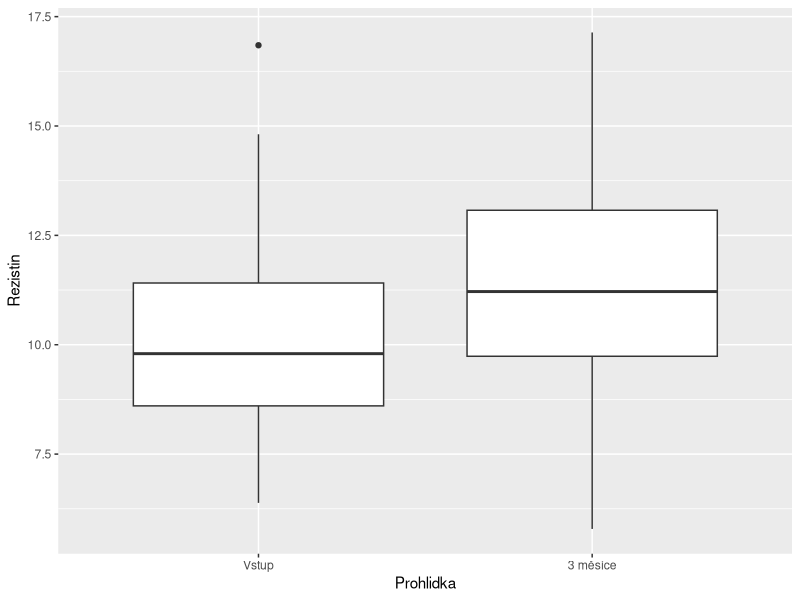
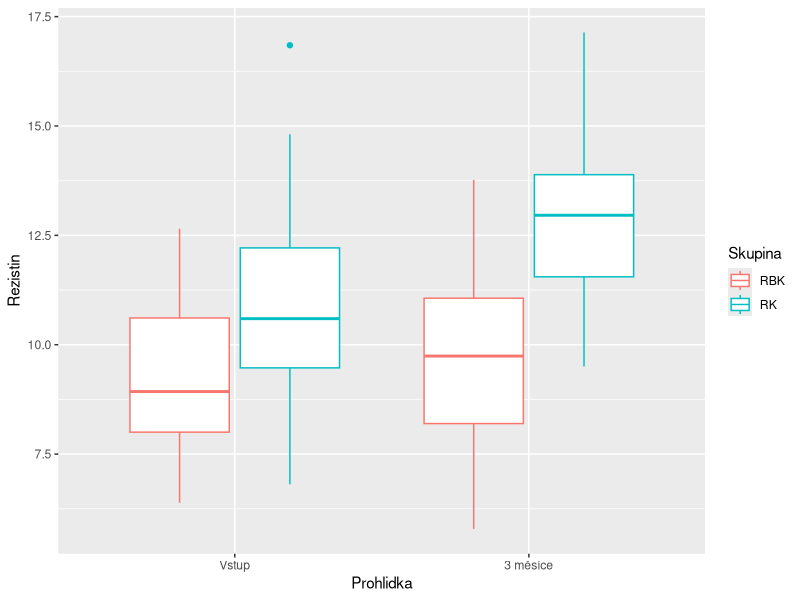
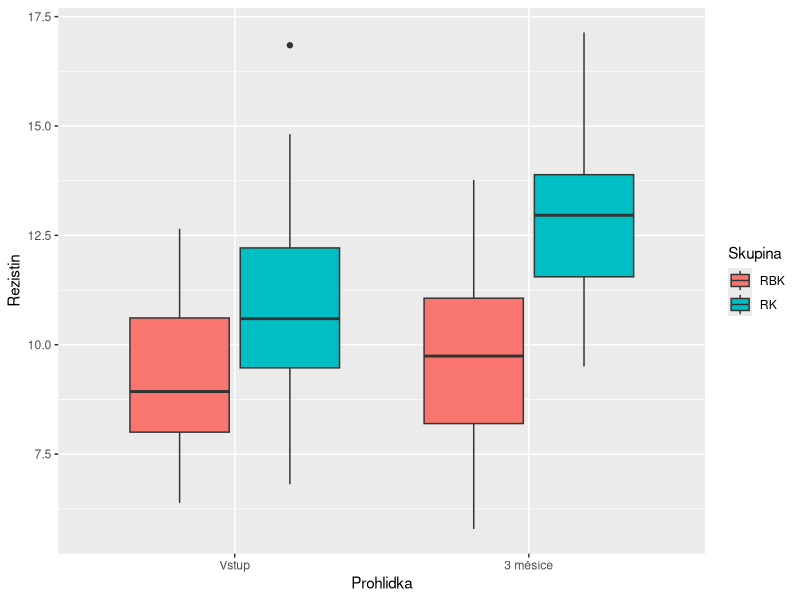
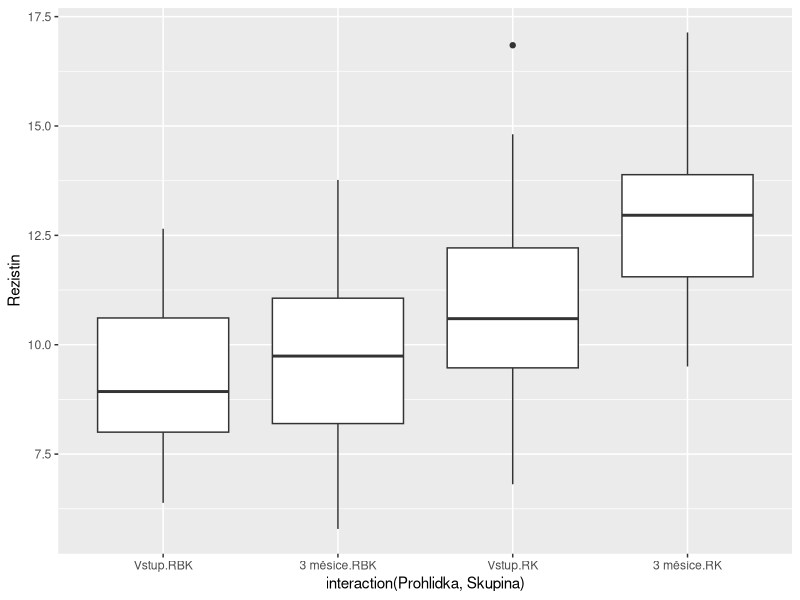
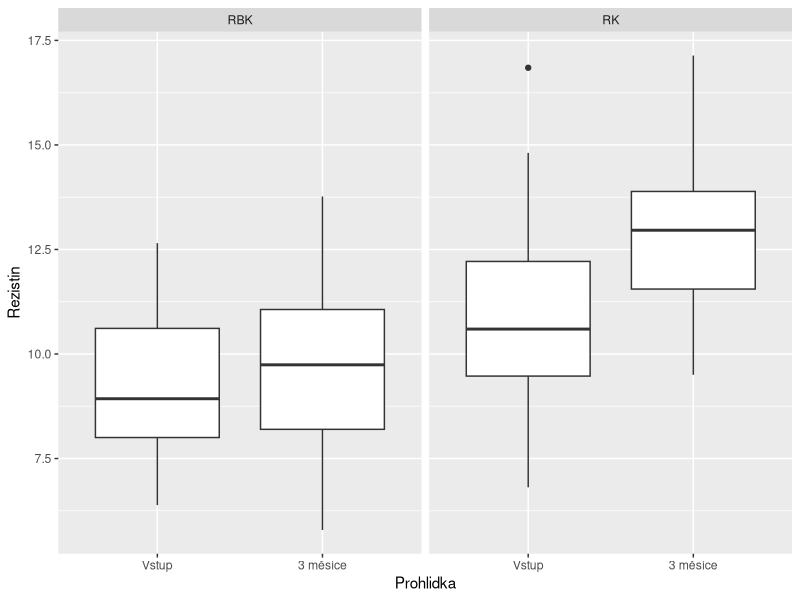
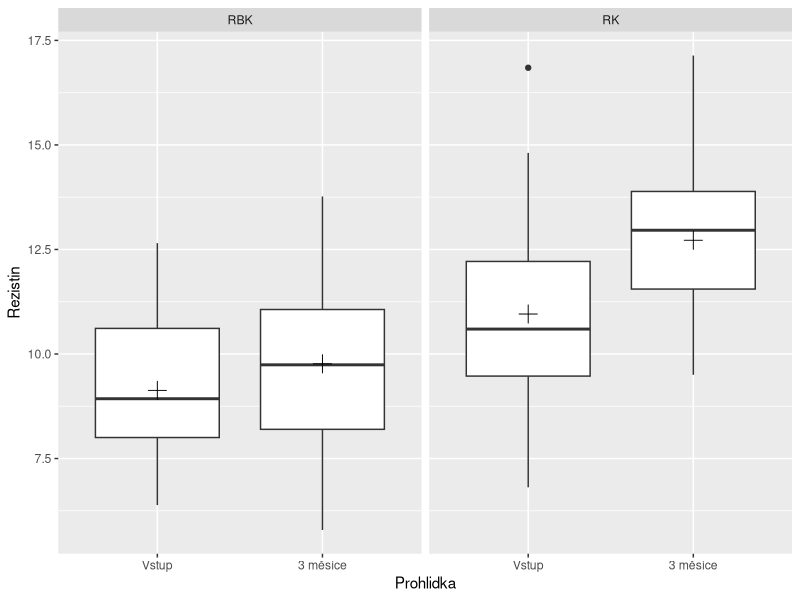
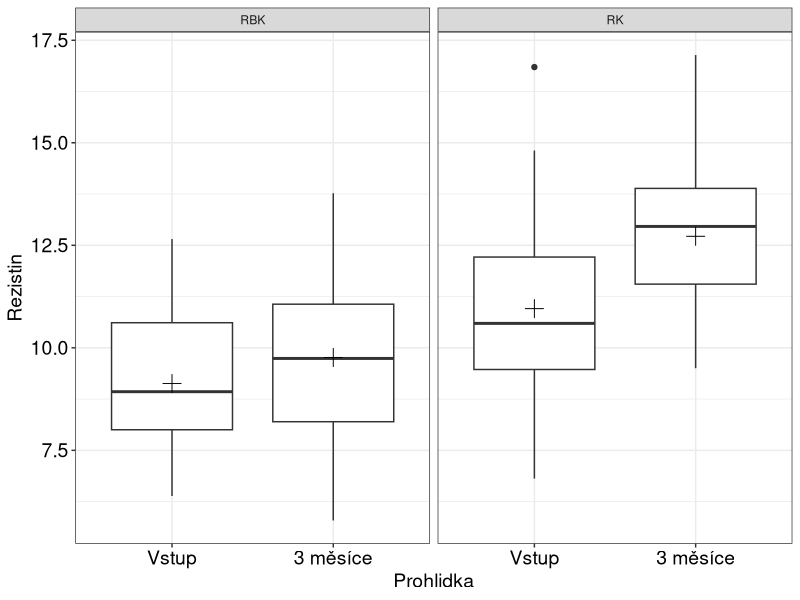
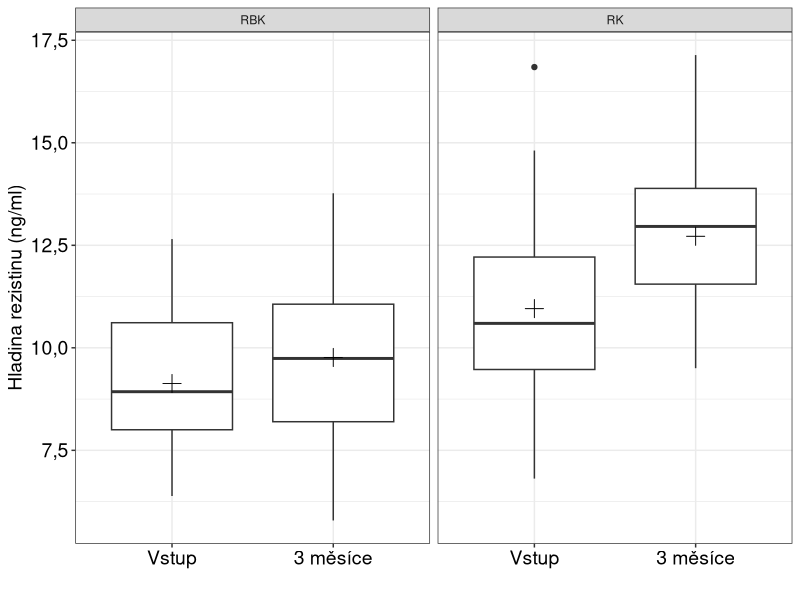

Generate these figures, in order, with R:
#/////////////////////////////////////////////////////////////////////////////////////////////
#/////////         Analýza biomedicínských dat - bílá nebo černá magie?      /////////////////
#/////////////////////////////////////////////////////////////////////////////////////////////

# Mgr. Adéla Vrtková
# Lékařská fakulta, Ostravská univerzita
# Katedra aplikované matematiky, Fakulta elektrotechniky a informatiky, VŠB - Technická univerzita Ostrava

# Tento materiál byl vytvořen pro zvanou přednášku v rámci projektu CeBMI.

# Zvláštní poděkování míří ke kolegům z Katedry aplikované matematiky, Fakulty elektrotechniky a informatiky, 
# VŠB - Technické univerzity Ostrava - Ing. Martině Litschmannové, Ph.D. a Ing. Michalovi Bérešovi 
# za jejich nápady a rady.

# Příprava prostředí (bude-li nutné, nejprve package nainstalujte)
library(readxl)
library(ggplot2)
library(dplyr)
library(tidyr)

#/////////////////////////////////////////////////
# Popis datového souboru #####
# 
# Kachexie označuje stav silné celkové sešlosti jedince spojené s úbytkem váhy a výraznou slabostí. 
# Většinou je následkem vážných nádorových onemocnění nebo těžkých infekcí. 
# V tomto kontextu vědci často zkoumají složení krve v závislosti na onemocnění pacienta a na výskytu kachexie.
# 
# V datovém souboru najdete údaje o onkologických pacientech s rakovinou plic s kachexií a bez projevů kachexie. 
# Zároveň jsou v datech údaje i o třetí skupině – a to kontrolní skupině zdravých pacientů, 
# tj. bez rakoviny i bez kachexie. U všech pacientů byla měřena hladina hormonu rezistinu (ng/ml).
# 
# U onkologických pacientů byla hladina rezistinu změřena při vstupní prohlídce a poté 3 měsíce 
# po chemoterapii. U pacientů z kontrolní skupiny byl rezistin změřen pouze při vstupní prohlídce.
# 
# Skupina onkologických pacientů s kachexií je v datech kódována jako „RK“. 
# Skupina onkologických pacientů bez kachexie je kódována „RBK“ a kontrolní skupina jako „KONT“. 
# U onkologických pacientů je navíc uvedeno stádium rakoviny (na škále 0, I, II, III, IV).
#/////////////////////////////////////////////////

# Import dat, která jsou ve std. datovém formátu (bude-li potřeba - přidejte celou cestu k danému souboru)
data <- read_excel("data_kachexie.xlsx")

# V RStudiu je k dispozici celý náhled na data (kliknutí na data v Environment)
head(data)
tail(data)

#/////////////////////////////////////////////////
# Seznamte se, ggplot2 #####

# Nejprve definujeme "estetiku" (aesthetics - aes):
  # Důležitá část, kde specifikujeme proměnnou na ose x a/nebo na ose y.
  # Lze ale i určit parametr, který ovlivní velikost (size) nebo barvu (color) vykreslených objektů (např. bodů).
  # Dalšími parametry v estetice jsou - fill, linetype, label, shape a další...
 
# Následuje určení "geometrie" (geometries - geom_???):
  # Tato část definuje, jak se mají data znázornit.
  # Např. jako body (geom_point), čáry (geom_line), krabicové grafy (geom_boxplot), sloupcové grafy (geom_bar),...
  # Je třeba uvážit typ dat a na základě toho, jakou chceme informaci předat, zvolit geometrii.
  # Různé "geom" lze i kombinovat, má-li to smysl.
 
# V dalších vrstvách lze nastavovat:
  # rozdělení na tzv. "facets" (mřížka grafů),
  # zakomponování "statistiky" - vrstva "statistics" - např. přidání trendu, vykreslení průměru jako bodu apod.,
  # vrstvu "coordinates" měřítka os, změnit je na logaritmické, apod.,
  # změnit vzhled pomocí definovaných grafických témat - vrstva "theme" - případně si nastavit své vlastní.
#/////////////////////////////////////////////////

# Příprava "tidy" dat ze standardního datového formátu
# Úkol: 
# Vytvořte si úsudek o vývoji hladiny rezistinu od vstupní prohlídky k prohlídce po 3 měsících pro pacienty s rakovinou.
data_tidy = 
  data %>% 
  filter(Skupina %in% c("RK", "RBK"))  %>% 
  pivot_longer(cols = c("Rezistin_vstup", "Rezistin_3M"), 
               names_to = "Prohlidka", 
               values_to = "Rezistin")

head(data_tidy)
tail(data_tidy)

# Překódování nové proměnné Prohlidka dle potřeby
data_tidy$Prohlidka = factor(data_tidy$Prohlidka, 
                             levels = c("Rezistin_vstup", "Rezistin_3M"),
                             labels = c("Vstup","3 měsíce"))


#/////////////////////////////////////////////////
# Síla krabicových grafů #####

# Základní vícenásobný krabicový graf srovnávající hladinu rezistinu při vstupní prohlídce a prohlídce po 3 měsících
ggplot(data_tidy, 
       aes(x = Prohlidka, 
           y = Rezistin)) +
  geom_boxplot()

# Prozkoumejte výstup se změnou v "estetice"
ggplot(data_tidy, 
       aes(x = Prohlidka, 
           y = Rezistin, 
           color = Skupina)) +
  geom_boxplot()

# Prozkoumejte výstup se změnou v "estetice"
ggplot(data_tidy, 
       aes(x = Prohlidka, 
           y = Rezistin, 
           fill = Skupina)) +
  geom_boxplot()

# Prozkoumejte výstup se změnou v "estetice"
ggplot(data_tidy, 
       aes(x = interaction(Prohlidka, Skupina), 
           y = Rezistin)) +
  geom_boxplot()

# Prozkoumejte výstup se zapojením vrsty "facet"
ggplot(data_tidy, 
       aes(x = Prohlidka, 
           y = Rezistin)) +
  geom_boxplot()+
  facet_wrap("Skupina")

# Na výše uvedeném grafu budeme stavět dále, přidáme vykreslení průměru
ggplot(data_tidy, 
       aes(x = Prohlidka, 
           y = Rezistin)) +
  geom_boxplot()+
  facet_wrap("Skupina")+ 
  stat_summary(geom = "point", 
               fun = "mean", 
               size = 4, 
               shape = 3)

# Nastavení grafického tématu
ggplot(data_tidy, 
       aes(x = Prohlidka, 
           y = Rezistin)) +
  geom_boxplot()+
  facet_wrap("Skupina")+ 
  stat_summary(geom = "point", 
               fun = "mean", 
               size = 4, 
               shape = 3)+
  theme_bw()+
  theme(axis.text = element_text(color = "black", 
                                 size = 14),
        axis.title = element_text(color = "black", 
                                  size = 14))

# Změna desetinných teček za desetinné čárky ve výstupu
options(OutDec= ",") 

# Úprava názvů os
ggplot(data_tidy, 
       aes(x = Prohlidka, 
           y = Rezistin)) +
  geom_boxplot()+
  facet_wrap("Skupina")+ 
  stat_summary(geom = "point", 
               fun = "mean", 
               size = 4, 
               shape = 3)+
  theme_bw()+
  theme(axis.text = element_text(color = "black", 
                                 size = 14),
        axis.title = element_text(color = "black", 
                                  size = 14))+
  labs(x = " ", y = "Hladina rezistinu (ng/ml)")


# Párový vícenásobný krabicový graf - ideální způsob vykreslení tzv. párových dat
ggplot(data_tidy, 
       aes(x = Prohlidka, 
           y = Rezistin)) +
  geom_boxplot()+
  geom_line(aes(group = ID), 
            size = 0.1)+
  geom_point(size = 0.8, 
             color = "grey")+
  facet_wrap("Skupina")+ 
  stat_summary(geom = "point", 
               fun = "mean", 
               size = 4, 
               shape = 3)+
  theme_bw()+
  theme(axis.text = element_text(color = "black", 
                                 size = 14),
        axis.title = element_text(color = "black", 
                                  size = 14))+
  labs(x = " ", y = "Hladina rezistinu (ng/ml)")

#/////////////////////////////////////////////////
# Hrátky se sloupcovým grafem #####

# Úkol: 
# Využijte sloupcový graf a posuďte strukturu pacientů s rakovinou z hlediska stádia rakoviny, 
# vyzkoušejte aplikovat některé z „triků“.

# Příprava datového souboru - vyfiltrování záznámů pacientů s rakovinou
data_bar = data  %>% 
  filter(Skupina %in% c("RK", "RBK"))

# Příprava základního sloupcového grafu
ggplot(data_bar, 
       aes(x = Stadium))+
  geom_bar()

# Kouzlo - useknutí osy y
ggplot(data_bar, 
       aes(x = Stadium))+
  geom_bar()+
  coord_cartesian(ylim = c(12,25))

# Kouzlo - logaritmické měřítko
ggplot(data_bar, 
       aes(x = Stadium))+
  geom_bar()+
  scale_y_log10()

# A teď vážně... Jak by takový graf mohl vypadat pro publikaci?
# Sloupcový graf je lépe "ovladatelný", pokud jej připravíme z tabulky četností.

tab = 
  data_bar %>%
        group_by(Stadium) %>%
        summarise(Abs_cet = n()) %>%
        mutate(Rel_cet = round(100*(Abs_cet/sum(Abs_cet)),1))
tab

# Ošetření zaokrouhlovací chyby
tab$Rel_cet[5] = 100 - sum(tab$Rel_cet[1:4])
tab

# Konstrukce finálního sloupcového grafu
ggplot(tab, 
       aes(x = Stadium, 
           y = Abs_cet))+
  geom_bar(stat = "identity", 
           fill = "gray60")+
  geom_text(aes(label = paste0(Abs_cet, " (", Rel_cet, " %)")), 
            vjust = -0.5,
            size = 4)+
  scale_y_continuous(limits = c(0,30),
                     breaks = seq(0,30,5))+
  labs(x = "Stádium rakoviny", y = "Počet pacientů")+
  theme_bw()+
  theme(axis.text = element_text(size = 14, color = "black"),
        axis.title = element_text(size = 14, color = "black"))
